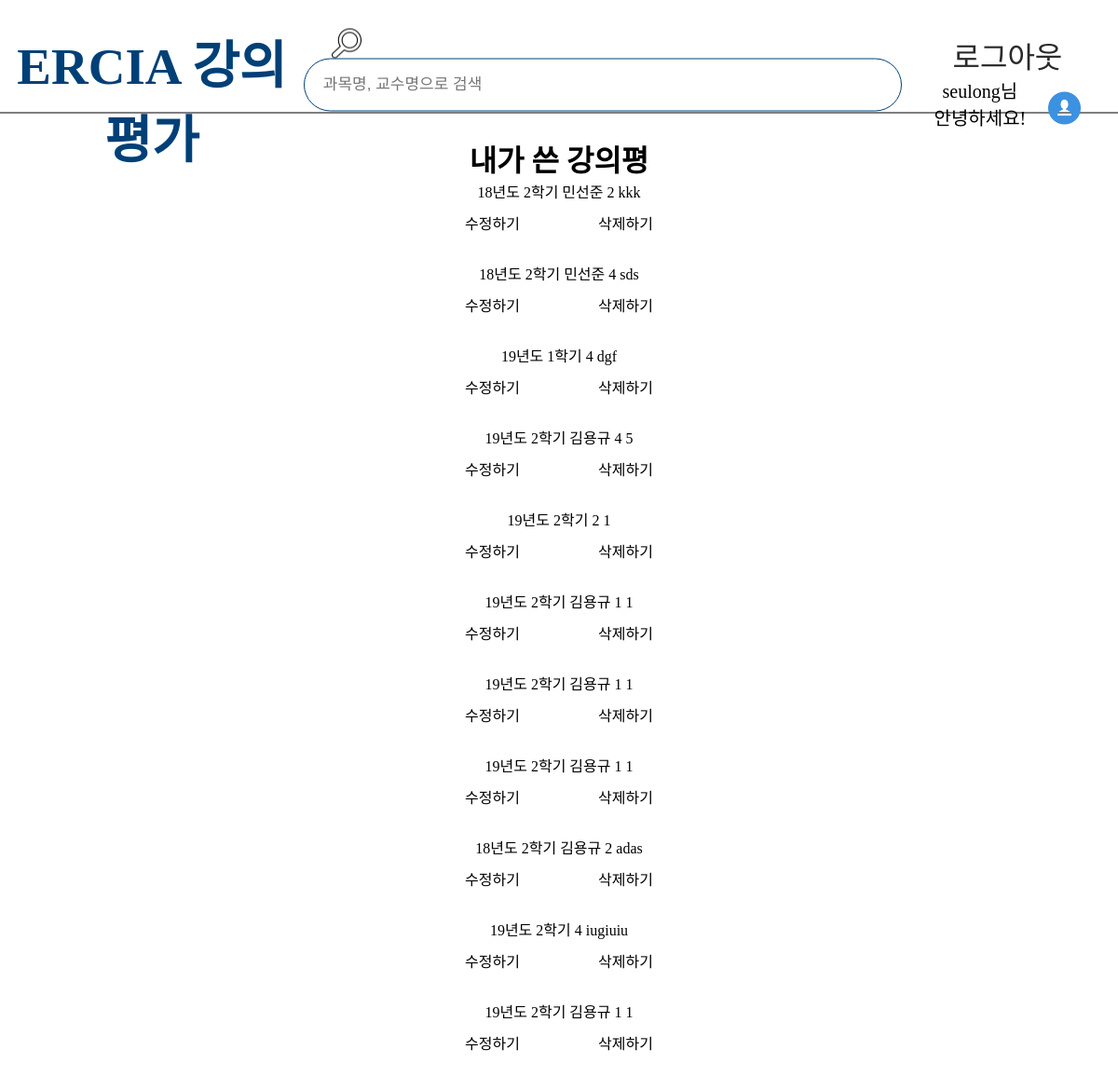
The app's page /mypage (signed in), older data.
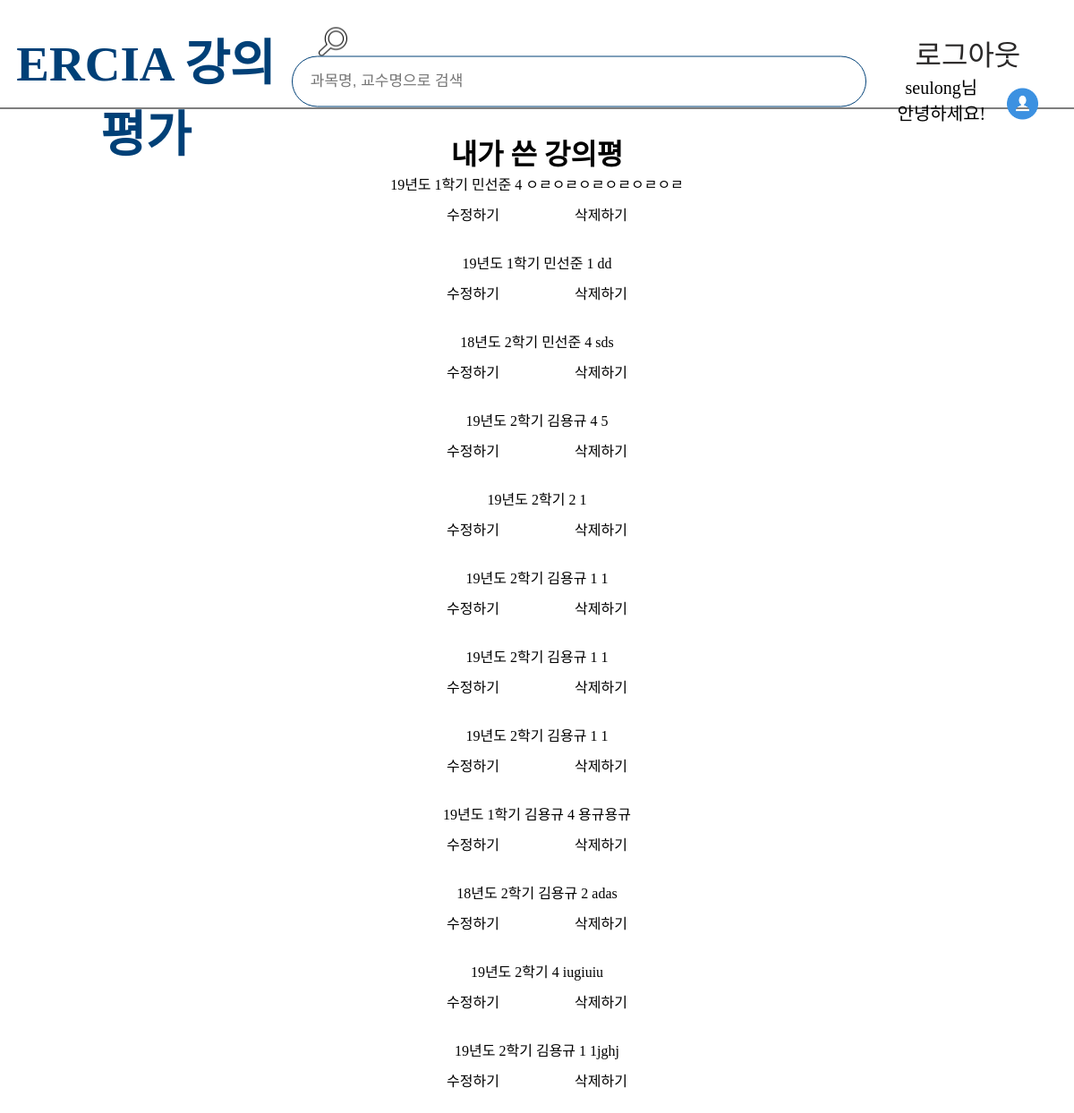
The same page, newer data.
### app/models.py (models this page shows, shortened)
class GeneralChemistry2(models.Model):
    objects = models.Manager()
    author = models.ForeignKey(settings.AUTH_USER_MODEL, default =1, on_delete = models.CASCADE)
    lectureName = models.CharField(max_length=200, default="일반화학2")
    professorName = models.CharField(max_length=50, default="민선준")
    SEME_FIELD_CHOICES=[
        ('19년도 2학기', '19년도 2학기'),
        ('19년도 1학기', '19년도 1학기'),
        ('18년도 2학기', '18년도 2학기'),
        ('18년도 2학기', '18년도 1학기'),
    ]
    seme = models.CharField(max_length=10, choices=SEME_FIELD_CHOICES)
    score = models.IntegerField(validators=[MinValueValidator(0),MaxValueValidator(5)], default=[0])
    text = models.TextField(max_length=300)
    time = models.DateTimeField(default=timezone.now)

class PhysicsExperiment(models.Model):
    objects = models.Manager()
    author = models.ForeignKey(settings.AUTH_USER_MODEL, default =1, on_delete = models.CASCADE)
    lectureName = models.CharField(max_length=200, default="일반물리학실험")
    professorName = models.CharField(max_length=50, default="오혜근")
    SEME_FIELD_CHOICES=[
        ('19년도 2학기', '19년도 2학기'),
        ('19년도 1학기', '19년도 1학기'),
        ('18년도 2학기', '18년도 2학기'),
        ('18년도 2학기', '18년도 1학기'),
    ]
    seme = models.CharField(max_length=10, choices=SEME_FIELD_CHOICES)
    score = models.IntegerField(validators=[MinValueValidator(0),MaxValueValidator(5)], default=[0])
    text = models.TextField(max_length=300)
    time = models.DateTimeField(default=timezone.now)

class WebProgramming(models.Model):
    objects = models.Manager()
    author = models.ForeignKey(settings.AUTH_USER_MODEL, default =1, on_delete = models.CASCADE)
    lectureName = models.CharField(max_length=200, default="웹프로그래밍")
    professorName = models.CharField(max_length=50, default="최기환")
    SEME_FIELD_CHOICES=[
        ('19년도 2학기', '19년도 2학기'),
        ('19년도 1학기', '19년도 1학기'),
        ('18년도 2학기', '18년도 2학기'),
        ('18년도 2학기', '18년도 1학기'),
    ]
    seme = models.CharField(max_length=10, choices=SEME_FIELD_CHOICES)
    score = models.IntegerField(validators=[MinValueValidator(0),MaxValueValidator(5)], default=[0])
    text = models.TextField(max_length=300)
    time = models.DateTimeField(default=timezone.now)

class LawAndEconomics(models.Model):
    objects = models.Manager()
    author = models.ForeignKey(settings.AUTH_USER_MODEL, default =1, on_delete = models.CASCADE)
    lectureName = models.CharField(max_length=200, default="법과경제학")
    professorName = models.CharField(max_length=50, default="김용규")
    SEME_FIELD_CHOICES=[
        ('19년도 2학기', '19년도 2학기'),
        ('19년도 1학기', '19년도 1학기'),
        ('18년도 2학기', '18년도 2학기'),
        ('18년도 2학기', '18년도 1학기'),
    ]
    seme = models.CharField(max_length=10, choices=SEME_FIELD_CHOICES)
    score = models.IntegerField(validators=[MinValueValidator(0),MaxValueValidator(5)], default=[0])
    text = models.TextField(max_length=300)
    time = models.DateTimeField(default=timezone.now)

### app/views.py (the view)
# urls.py: path('mypage',app.views.mypage, name='mypage'),
def mypage(request):
    GC2 = GeneralChemistry2.objects.all().order_by('-time')
    PE = PhysicsExperiment.objects.all().order_by('-time')
    WP = WebProgramming.objects.all().order_by('-time')
    LE = LawAndEconomics.objects.all().order_by('-time')
    return render(request, 'mypage.html', {'GC2':GC2, 'PE':PE, 'WP':WP, 'LE':LE})

### app/templates/mypage.html (shortened to what this page needs)
{% extends "base_list.html" %}
{% load static %}
{% block css %}
    <link rel="stylesheet" href="{% static 'css/list.css' %}">
{% endblock css %}
{% block content %}
<!DOCTYPE html>
<html lang="ko">
<head>
</head>
<body>
{% if user.is_authenticated %}
    <h1>내가 쓴 강의평</h1>
    <div class = "list" >
    {% for comment in GC2 %}
    {% if comment.author == user %}
        {{comment.seme}}
        {{comment.professorName}}
        {{comment.score}}
        {{comment.text}}
        <br>
        <a class="btn blue" href = "{% url 'GC2_UPDATE' comment.id %}">수정하기</a>
        <a class="btn red" href = "{% url 'GC2_DELETE' comment.id %}">삭제하기</a>
    {% endif %}
    <br>
    {% endfor %}
    {% for comment in PE %}
    {% if comment.author == user %}
        {{comment.seme}}
        {{comment.professorName}}
        {{comment.score}}
        {{comment.text}}
        <br>
        <a class="btn blue" href = "{% url 'PE_UPDATE' comment.id %}">수정하기</a>
        <a class="btn red" href = "{% url 'PE_DELETE' comment.id %}">삭제하기</a>
    {% endif %}
    <br>
    {% endfor %}
    {% for comment in WP %}
    {% if comment.author == user %}
        {{comment.seme}}
        {{comment.professorName}}
        {{comment.score}}
        {{comment.text}}
        <br>
        <a class="btn blue" href = "{% url 'WP_UPDATE' comment.id %}">수정하기</a>
        <a class="btn red" href = "{% url 'WP_DELETE' comment.id %}">삭제하기</a>
    {% endif %}
    <br>
    {% endfor %}
    {% for comment in LE %}
    {% if comment.author == user %}
        {{comment.seme}}
        {{comment.professorName}}
        {{comment.score}}
        {{comment.text}}
        <br>
        <a class="btn blue" href = "{% url 'LE_UPDATE' comment.id %}">수정하기</a>
        <a class="btn red" href = "{% url 'LE_DELETE' comment.id %}">삭제하기</a>
    {% endif %}
    <br>
    {% endfor %}
    </div>
{% endif %}
</body>
</html>
{% endblock %}

Row changes from the older to the newer data that the page shows:
removed GeneralChemistry2: seme "18년도 2학기", professorName "민선준", score "2", text "kkk"
removed GeneralChemistry2: seme "19년도 1학기", score "4", text "dgf"
added GeneralChemistry2: seme "19년도 1학기", professorName "민선준", score "4", text "ㅇㄹㅇㄹㅇㄹㅇㄹㅇㄹㅇㄹ"
added GeneralChemistry2: seme "19년도 1학기", professorName "민선준", score "1", text "dd"
added LawAndEconomics: seme "19년도 1학기", professorName "김용규", score "4", text "용규용규"
changed LawAndEconomics: text "1" → "1jghj"
